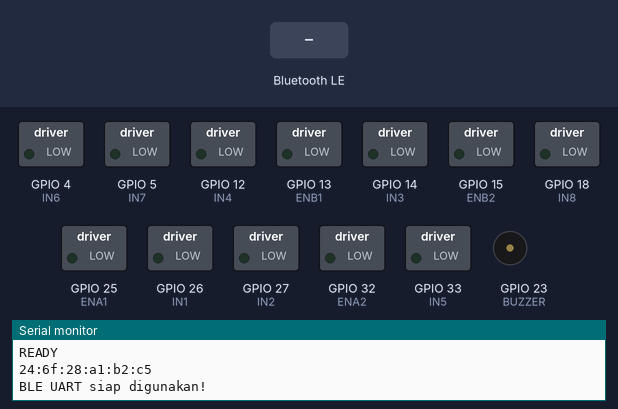
The sketch below on a simulated ESP32. Shown: switched loads named in the sketch (green lamp = pin HIGH), buzzer (waves = sounding), the last lines printed to the serial monitor. The inputs (shaded band) are chosen by the test bench. Nothing arrives over Bluetooth unless stated; a phone connects over Bluetooth LE 3 s after start.

Above: at 3.2 s.
3.3 s: Bluetooth LE write "F" received
At 4.0 s:
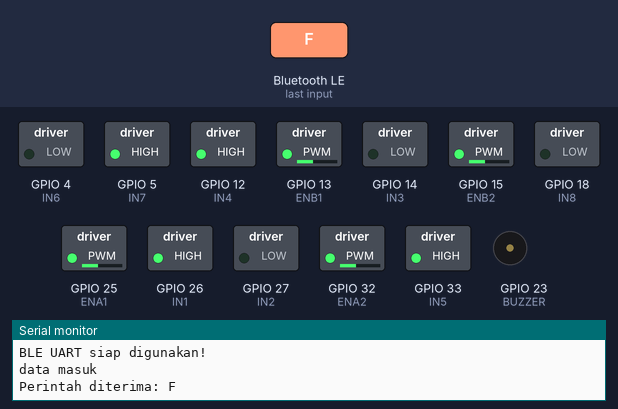
4.8 s: Bluetooth LE write "B" received
At 5.1 s:
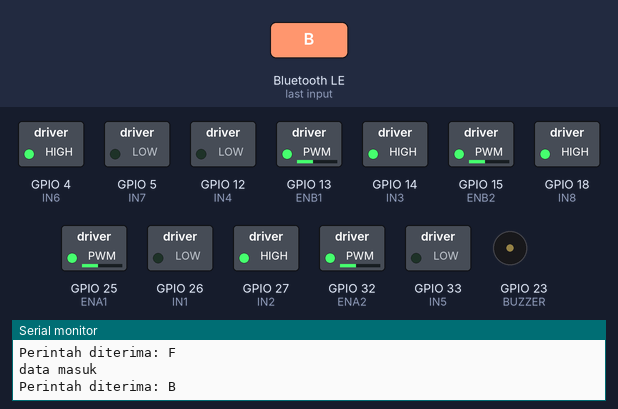
6.3 s: Bluetooth LE write "L" received
At 7.5 s:
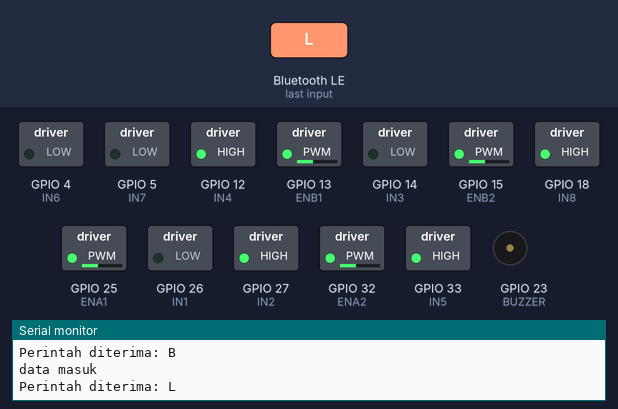
7.8 s: Bluetooth LE write "R" received
At 8.6 s:
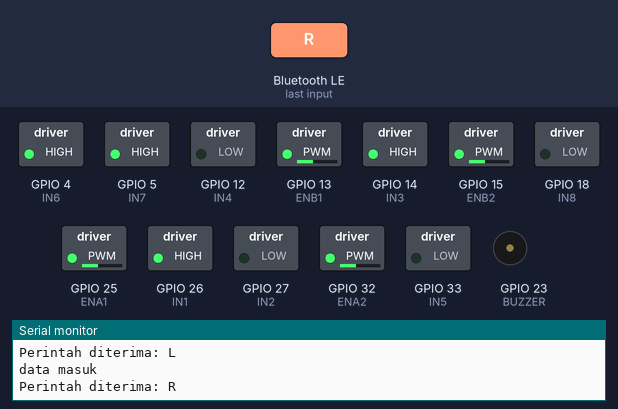
Timing chart, 0 to 10.3 s (numbered marks = the images above; inputs shaded):
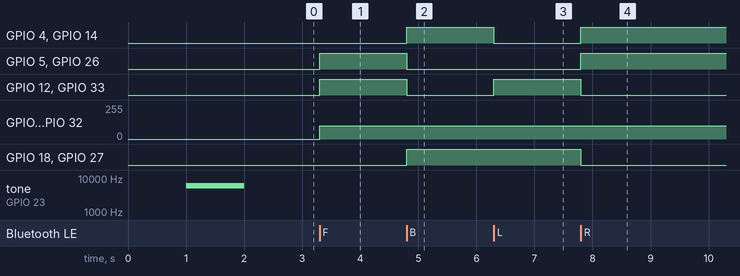

Measured:
- after the input at 3.3 s, GPIO 5 (IN7), GPIO 12 (IN4), GPIO 26 (IN1), GPIO 33 (IN5): LOW → HIGH at once; GPIO 13 (ENB1), GPIO 15 (ENB2), GPIO 25 (ENA1), GPIO 32 (ENA2): 0/255 → 100/255 at once
- after the input at 4.8 s, GPIO 4 (IN6), GPIO 14 (IN3), GPIO 18 (IN8), GPIO 27 (IN2): LOW → HIGH at once; GPIO 5 (IN7), GPIO 12 (IN4), GPIO 26 (IN1), GPIO 33 (IN5): HIGH → LOW at once
- after the input at 6.3 s, GPIO 4 (IN6), GPIO 14 (IN3): HIGH → LOW at once; GPIO 12 (IN4), GPIO 33 (IN5): LOW → HIGH at once
- after the input at 7.8 s, GPIO 4 (IN6), GPIO 5 (IN7), GPIO 14 (IN3), GPIO 26 (IN1): LOW → HIGH at once; GPIO 12 (IN4), GPIO 18 (IN8), GPIO 27 (IN2), GPIO 33 (IN5): HIGH → LOW at once

The sketch:

EVOBOT.ino
```cpp
//||======================||
//||--------EVOBOT--------||
//||======================||

#include <BLEDevice.h>
#include <BLEUtils.h>
#include <BLEServer.h>
#include <BLE2902.h>

//===== UUID BLE UART =====
#define SERVICE_UUID           "6e400001-b5a3-f393-e0a9-e50e24dcca9e"
#define CHARACTERISTIC_RX_UUID "6e400002-b5a3-f393-e0a9-e50e24dcca9e"
#define CHARACTERISTIC_TX_UUID "6e400003-b5a3-f393-e0a9-e50e24dcca9e"


//===== Motor Driver 1 (Depan) =====
#define ENA1 25
#define IN1  26
#define IN2  27

#define ENB1 13
#define IN3  14
#define IN4  12

//===== Motor Driver 2 (Belakang) =====
#define ENA2 32
#define IN5  33
#define IN6  4

#define ENB2 15
#define IN7  5
#define IN8  18

//===== Microphone =====


//===== Speaker =====


//===== Buzzer =====
#define BUZZER 23


//===== Ultrasonic =====
#define TRIG 19
#define ECHO 21

int PWM_SPEED = 100;   // Kecepatan default (0–255)
bool speechControlMode = false;   //Setting mode awal
bool obstacleDetectitonMode = false;   //Setting sensor ultrasonic
BLECharacteristic *txCharacteristic;
String data;
void forward();
void backward();
void turnLeft();
void turnRight();
void stopRobot();

//===== Callback BLE RX (Joystick Controller) =====
class RxCallback : public BLECharacteristicCallbacks {
  void onWrite(BLECharacteristic *characteristic) {
    String rxValue = characteristic->getValue();
    if (rxValue){
      Serial.println("data masuk");
    }

    if (rxValue.length() > 0) {
      Serial.print("Perintah diterima: ");
      Serial.println(rxValue.c_str());

      // ===== Perintah Gerakan =====
      if (rxValue == "F") forward();
      else if (rxValue == "B") backward();
      else if (rxValue == "L") turnLeft();
      else if (rxValue == "R") turnRight();
      else if (rxValue == "S") stopRobot();

      // ===== Pengaturan Kecepatan dari Flutter (Format: V50) =====
      String received = String(rxValue.c_str());

      if (received.startsWith("V")) {
        String speedStr = received.substring(1);   // ambil angka setelah huruf V
        int newSpeed = speedStr.toInt();

        if (newSpeed < 0) newSpeed = 0;
        if (newSpeed > 255) newSpeed = 255;

        PWM_SPEED = newSpeed;

        Serial.print("Kecepatan diubah ke: ");
        Serial.println(PWM_SPEED);
      }
    }
  }
};


//===== Setup =====
void setup() {
  Serial.begin(115200);
  delay(1000);
  Serial.println("READY");

  //===== Setup BLE =====
  BLEDevice::init("EVOBOT");            // Nama perangkat BLE
  BLEServer *pServer = BLEDevice::createServer();
  BLEService *pService = pServer->createService(SERVICE_UUID);

  // RX (menerima data dari Flutter)
  BLECharacteristic *rxCharacteristic = pService->createCharacteristic(
    CHARACTERISTIC_RX_UUID,
    BLECharacteristic::PROPERTY_WRITE
  );
  rxCharacteristic->setCallbacks(new RxCallback());

  // TX (mengirim data ke Flutter)
  txCharacteristic = pService->createCharacteristic(
    CHARACTERISTIC_TX_UUID,
  BLECharacteristic::PROPERTY_NOTIFY
  );
  txCharacteristic->addDescriptor(new BLE2902());

  pService->start();
  BLEAdvertising *pAdvertising = BLEDevice::getAdvertising();
  pAdvertising->addServiceUUID(SERVICE_UUID);
  pAdvertising->start();

  Serial.println(BLEDevice::getAddress().toString().c_str());


  Serial.println("BLE UART siap digunakan!");

  pinMode(IN1, OUTPUT); pinMode(IN2, OUTPUT);
  pinMode(IN3, OUTPUT); pinMode(IN4, OUTPUT);

  pinMode(IN5, OUTPUT); pinMode(IN6, OUTPUT);
  pinMode(IN7, OUTPUT); pinMode(IN8, OUTPUT);

  pinMode(ENA1, OUTPUT);
  pinMode(ENB1, OUTPUT);
  pinMode(ENA2, OUTPUT);
  pinMode(ENB2, OUTPUT);

  digitalWrite(IN1, LOW);
  digitalWrite(IN2, LOW);
  digitalWrite(IN3, LOW);
  digitalWrite(IN4, LOW);
  digitalWrite(IN5, LOW);
  digitalWrite(IN6, LOW);
  digitalWrite(IN7, LOW);
  digitalWrite(IN8, LOW);

  pinMode(BUZZER, OUTPUT);
  digitalWrite(BUZZER, LOW);

  pinMode(TRIG, OUTPUT);
  pinMode(ECHO, INPUT);

  tone(BUZZER, 6000);
  delay(1000);
  noTone(BUZZER);

}

void loop() {
  //===== Mode switch =====


}

//===== Auto Mode =====
void autonomousMode() {

}

//===== Motor Function =====
void forward() {
  motorLeftForward();
  motorRightForward();
}

void backward() {
  motorLeftBackward();
  motorRightBackward();
}

void turnLeft() {
  motorTurnLeft();
}

void turnRight() {
  motorTurnRight();
}

void stopRobot() {
  motorLeftStop();
  motorRightStop();
}

// LEFT SIDE = ENA1 + ENB1
void motorLeftForward() {
  analogWrite(ENA1, PWM_SPEED);
  analogWrite(ENB1, PWM_SPEED);

  digitalWrite(IN1, HIGH);
  digitalWrite(IN2, LOW);

  digitalWrite(IN3, LOW);
  digitalWrite(IN4, HIGH);
}

void motorLeftBackward() {
  analogWrite(ENA1, PWM_SPEED);
  analogWrite(ENB1, PWM_SPEED);

  digitalWrite(IN1, LOW);
  digitalWrite(IN2, HIGH);

  digitalWrite(IN3, HIGH);
  digitalWrite(IN4, LOW);
}

void motorLeftStop() {
  analogWrite(ENA1, 0);
  analogWrite(ENB1, 0);

  digitalWrite(IN1, LOW);
  digitalWrite(IN2, LOW);
  digitalWrite(IN3, LOW);
  digitalWrite(IN4, LOW);
}

// RIGHT SIDE = ENA2 + ENB2
void motorRightForward() {
  analogWrite(ENA2, PWM_SPEED);
  analogWrite(ENB2, PWM_SPEED);

  digitalWrite(IN5, HIGH);
  digitalWrite(IN6, LOW);

  digitalWrite(IN7, HIGH);
  digitalWrite(IN8, LOW);
}

void motorRightBackward() {
  analogWrite(ENA2, PWM_SPEED);
  analogWrite(ENB2, PWM_SPEED);

  digitalWrite(IN5, LOW);
  digitalWrite(IN6, HIGH);

  digitalWrite(IN7, LOW);
  digitalWrite(IN8, HIGH);
}

void motorRightStop() {
  analogWrite(ENA2, 0);
  analogWrite(ENB2, 0);

  digitalWrite(IN5, LOW);
  digitalWrite(IN6, LOW);
  digitalWrite(IN7, LOW);
  digitalWrite(IN8, LOW);
}

void motorSlow() {
  analogWrite(ENA2, PWM_SPEED * 0.4);
  analogWrite(ENB2, PWM_SPEED * 0.4);

  digitalWrite(IN5, HIGH);
  digitalWrite(IN6, LOW);

  digitalWrite(IN7, HIGH);
  digitalWrite(IN8, LOW);

  analogWrite(ENA1, PWM_SPEED * 0.4);
  analogWrite(ENB1, PWM_SPEED * 0.4);

  digitalWrite(IN1, HIGH);
  digitalWrite(IN2, LOW);

  digitalWrite(IN3, LOW);
  digitalWrite(IN4, HIGH);
}

void motorTurnLeft() {
  analogWrite(ENA1, PWM_SPEED); analogWrite(ENB1, PWM_SPEED);
  analogWrite(ENA2, PWM_SPEED); analogWrite(ENB2, PWM_SPEED);

  digitalWrite(IN1, LOW); digitalWrite(IN2, HIGH);
  digitalWrite(IN3, LOW); digitalWrite(IN4, HIGH);

  digitalWrite(IN5, HIGH); digitalWrite(IN6, LOW);
  digitalWrite(IN7, LOW); digitalWrite(IN8, HIGH);
}

void motorTurnRight() {
  analogWrite(ENA1, PWM_SPEED); analogWrite(ENB1, PWM_SPEED);
  analogWrite(ENA2, PWM_SPEED); analogWrite(ENB2, PWM_SPEED);

  digitalWrite(IN1, HIGH); digitalWrite(IN2, LOW);
  digitalWrite(IN3, HIGH); digitalWrite(IN4, LOW);

  digitalWrite(IN5, LOW); digitalWrite(IN6, HIGH);
  digitalWrite(IN7, HIGH); digitalWrite(IN8, LOW);
}

//===== Color detection =====
void ColorDetection() {
  if (Serial.available()) {
    String input = Serial.readStringUntil('\n');
    input.trim();

    int commaIndex = input.indexOf(',');
    if (commaIndex > 0) {

      String color = input.substring(0, commaIndex);
      String direction = input.substring(commaIndex + 1);

      // Debug
      if (color == "GREEN"){
        if (direction == "FORWARD"){
          forward();
        }
        else if (direction == "LEFT"){
          turnLeft();
        }
        else if (direction == "RIGHT"){
          turnRight();
        }
        else if (direction == "SLOW"){
          motorSlow();
        }
        else if (direction == "STOP"){
          stopRobot();
        }
        else
          stopRobot();
      }

      Serial.println("COLOR: " + color);
      Serial.println("DIR: " + direction);
    }
  }
}


//===== Ultrasonic =====
long readDistance() {
  digitalWrite(TRIG, LOW);
  delayMicroseconds(5);
  digitalWrite(TRIG, HIGH);
  delayMicroseconds(15);
  digitalWrite(TRIG, LOW);

  long duration = pulseIn(ECHO, HIGH, 60000);
  if (duration == 0) return 500;  // no echo → anggap jauh

  long dist = duration * 0.034 / 2;
  return dist;
}
```
